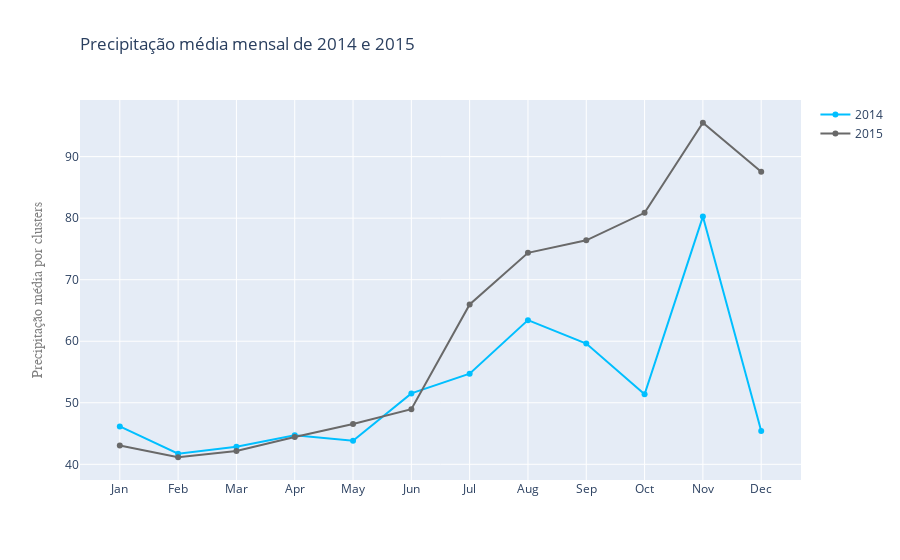

Notebook cell for this chart:
### Code cell
fig = go.Figure()
fig.add_trace(go.Scatter(x=dn, y=rdf2014['clusters'], name="2014",
                         line_color='deepskyblue'))

fig.add_trace(go.Scatter(x=dn, y=rdf2015['clusters'], name="2015",
                         line_color='dimgray'))


fig.update_layout(
    title=go.layout.Title(
        text="Precipitação média mensal de 2014 e 2015",
        xref="paper",
        xanchor = "auto",
        x=0,
    ),
    yaxis=go.layout.YAxis(
        title=go.layout.yaxis.Title(
            text="Precipitação média por clusters",
            font=dict(
                family="Courier New, monospace",
                size=14,
                color="#7f7f7f"
            )
        )
    )
)

### Figure 1 — Plotly figure (JSON) as saved in the notebook; plotly's stock layout.template omitted (floating-point values rounded to 4 significant figures)
{"data": [{"line": {"color": "deepskyblue"}, "name": "2014", "type": "scatter", "x": ["Jan", "Feb", "Mar", "Apr", "May", "Jun", "Jul", "Aug", "Sep", "Oct", "Nov", "Dec"], "y": [46.16, 41.73, 42.85, 44.72, 43.83, 51.53, 54.74, 63.43, 59.62, 51.39, 80.26, 45.41]}, {"line": {"color": "dimgray"}, "name": "2015", "type": "scatter", "x": ["Jan", "Feb", "Mar", "Apr", "May", "Jun", "Jul", "Aug", "Sep", "Oct", "Nov", "Dec"], "y": [43.07, 41.15, 42.17, 44.44, 46.55, 48.96, 65.99, 74.37, 76.4, 80.88, 95.51, 87.55]}], "layout": {"title": {"text": "Precipitação média mensal de 2014 e 2015", "x": 0, "xanchor": "auto", "xref": "paper"}, "yaxis": {"title": {"font": {"color": "#7f7f7f", "family": "Courier New, monospace", "size": 14}, "text": "Precipitação média por clusters"}}}}
